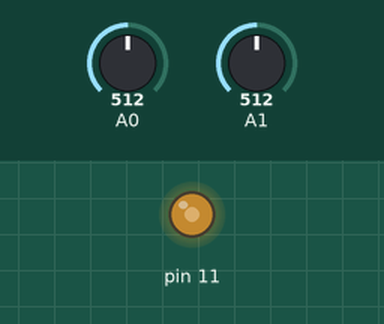
Recording of a sketch running on a simulated Arduino Uno, built with avr-gcc and run on an emulated ATmega328P. On the bench: output pins drawn as LEDs (lit = HIGH). The test bench sets the inputs (shaded band); at power-on: A1 = 512, A0 = 512.

Above: at 1.2 s.
1.3 s: A1 set to 0
At 2.3 s:
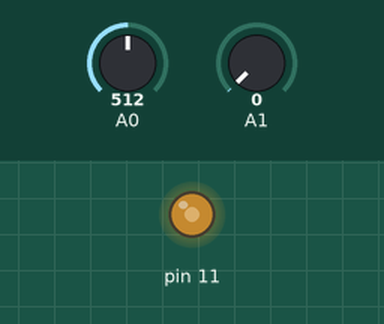
2.8 s: A1 set to 122
At 3.4 s:
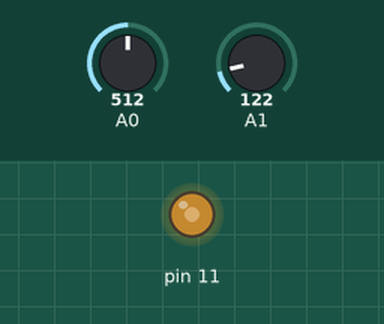
Timing chart, 0 to 5.8 s (numbered marks = the images above; inputs shaded):
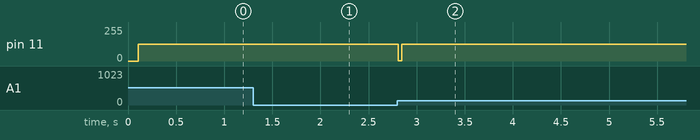

The sketch:

Labb2.ino
```cpp
/* Arduino Realtime Audio Processing
   2 ADC 8-Bit Mode
   analog input 0 is used to sample the audio signal
   analog input 1 is used to control an audio effect
   PWM DAC with Timer2 as analog output

   Original idea:
   KHM 2008 / Lab3/  Martin Nawrath nawrath@khm.de
   Kunsthochschule fuer Medien Koeln
   Academy of Media Arts Cologne

   Redeveloped by Niklas Rönnberg
   Linköping university
   For the course Ljudteknik 1
 */

// Inkludera math, för att kunna använda M_PI, round osv
#include <math.h>

// cbi betyder Clear Bit i I/O-registret och sätter specifik bit till 0
// sbi betyder Set Bit i I/O-registret och sätter specifik bit till 1
// Definiera cbi och sbi
#define cbi(sfr, bit) (_SFR_BYTE(sfr) &= ~_BV(bit))
#define sbi(sfr, bit) (_SFR_BYTE(sfr) |= _BV(bit))

// Definiera globala variabler som kommer att användas till delning av interruptservicen
boolean div32;
boolean div16;

// Definiera globala variabler
volatile boolean sampleFlag; // Sampleflaggan
volatile byte badc0; // Det samplade ljudvärdet, byte AD-konverterare kanal 0
volatile byte badc1; // Det samplade potentiometervärdet, kanal 1
volatile byte ibb; // Global interruptvariabel

int bufferIndex1; // Index i SRAM buffer
int bufferIndex2; // Alternativ index
int bufferIndex3; // Alternativ index

int soundSampleFromADC; // Variabel för att läsa samplevärde från ADCn
int soundSampleFromSramBuffer; // Variabel för att läsa samplevärde från SRAM buffer
byte sramBufferSampleValue; // sparat samplevärde i SRAM buffer

byte sramBuffer[512]; // SRAM buffer, "ljudminne", 8-bitar


// setup() är en funktion som körs en, och endast en gång, när Arduinot startas eller resetas. Den används för att initiera variabler, pinmodes etc. Void används då funktionen inte förväntas returnera något.
void setup()
{
  fillSramBufferWithWaveTable(); // Fyll SRAM-bufferten
  Serial.begin(57600);        // connect to the serial port
  // Atmega32 har tre register för ADC - ADCSRA , ADMUX and ADCW
  // Det är snabbare att manipulera portar och pinnar med AVR-kod
  // jämfört mot Arduinos digitalWrite()-funktion.

  // set adc prescaler to 64 for 19kHz sampling frequency
  // ADCSRA står för ADC Control and Status Register A
  cbi(ADCSRA, ADPS2);
  sbi(ADCSRA, ADPS1);
  sbi(ADCSRA, ADPS0);

  // ADMUX är lågnivåskontroll av analog-till-digital-konverterarna.
  // ADMUX är ett 8-bitars tal som innehåller ADCH-register
  // ADMUX står för ADC Multiplexer Selection Register
  sbi(ADMUX,ADLAR);  // 8-Bit ADC in ADCH Register
  sbi(ADMUX,REFS0);  // VCC Reference
  cbi(ADMUX,REFS1);
  cbi(ADMUX,MUX0);   // Set Input Multiplexer to Channel 0
  cbi(ADMUX,MUX1);
  cbi(ADMUX,MUX2);
  cbi(ADMUX,MUX3);

  // TCCRnA och TCCRnB är kontrollregister för timer/räknare
  // Timer2s PWM-mode sätts till fast PWM
  cbi(TCCR2A, COM2A0); // Toggle on Compare Match
  sbi(TCCR2A, COM2A1);
  sbi(TCCR2A, WGM20); // waveform generation mode
  sbi(TCCR2A, WGM21);
  cbi(TCCR2B, WGM22);

  // Timer2 Clock Prescaler to : 1
  sbi(TCCR2B, CS20);
  cbi(TCCR2B, CS21);
  cbi(TCCR2B, CS22);

  // Timer2 PWM Port Enable
  sbi(DDRB,3); // Sätt digitalpin 11 till PWM för att användas som analogutgång (OCR2A)

  cbi(TIMSK0,TOIE0); // Inaktiverar Timer0 Interrupt
  sbi(TIMSK2,TOIE2); // Aktiverar Timer2 Interrupt

  // Tilldela variabel soundSampleFromADC ett samplevärde från ADCn
  soundSampleFromADC = badc0;
}


// loop() är en funktion som körs om och om igen efter att Arduinot har startats och setup() har initierat Arduinot. Detta är huvudfunktionen och den körs så snabbt/ofta det går enligt klockfrekvensen i Arduinot. Normal klockfrekvens är 16MHz.
void loop()
{
  // Vänta på samplevärde från analog-till-digital-konverteraren
  // en samplingscykel 15625 KHz = 65 mikrosekunder
  while (!sampleFlag) {
  }

  sampleFlag = false;  // Sätt samplingsflaggan till false för att invänta nästa sample

  bufferIndex1 += badc1;
  bufferIndex2 += badc1 * 3;
  bufferIndex3 += badc1 * 6;

  bufferIndex1 %= 512;
  bufferIndex2 %= 512;
  bufferIndex3 %= 512;

  sramBufferSampleValue = sramBuffer[bufferIndex1];

  //Ackord?
  //sramBufferSampleValue = (sramBuffer[bufferIndex1] + sramBuffer[bufferIndex2] + sramBuffer[bufferIndex3])/3;

  //Serial.println(sramBufferSampleValue);

  OCR2A = sramBufferSampleValue;

}


// Funktion för att fylla SRAM buffern med en vågform
void fillSramBufferWithWaveTable(){

  float soundValue = 0;
  float soundValueDelta = (2.0 * M_PI) / sizeof(sramBuffer);
  float sinusSample;

  /* Puls, fyrkant
  for (int i = 0; i < 511; i++) {
    if ( i < 255) {
      soundValue = 192;
    }
    else{
      soundValue = 64;
    }
    sramBuffer[i] = soundValue;
  }
  */
  //Sågtand
  /*
  for (int i = 0; i <= 511; i++) {

    soundValue+=255.0/512.0;

    sramBuffer[i] = ceil(soundValue);
  }
  */
  /*
  //Triangelvåg
  for (int i = 0; i <= 511; i++) {
    if ( i <= 255) {
      soundValue=i;
    }
    else{
      soundValue=511-i;
    }
    sramBuffer[i] = ceil(soundValue);
  }
  */


  //Sinusvåg
  for (int i = 0; i <= 511; i++) {
    sinusSample = 127 * sin(soundValue) + 127;
    soundValue += soundValueDelta;
    sramBuffer[i] = sinusSample;
  }
  /*
  //Mix , fyrkant-triangel
  for (int i = 0; i <= 511; i++) {
    if ( i <= 255) {
      soundValue=(i+192.0)/2.0;
    }
    else{
      soundValue=(511.0-i+64.0)/2.0;
    }
    sramBuffer[i] = ceil(soundValue);
  }
  */

}


// Timer2, interruptservice 62.5 KHz
// Här samplas analogingång 0 (ljudingången) och analogingång 1 (potentiometern) 16Mhz / 256 / 2 / 2 = 15625 Hz
ISR(TIMER2_OVF_vect) {
  div32=!div32; // Dela timer2s frekvens med 2 till 31.25kHz genom att toggla div32 mellan 0 och 1 och gör bara något när div32 är 1
  if (div32){
    div16=!div16; //  Dela timer2 igen på samma sätt
    if (div16) {
    // Sampla kanal 0 och 1 varannan gång så att båda kanalerna samplas i 15.6kHz
      badc0 = ADCH; // Sampla ADC kanal 0
      sbi(ADMUX,MUX0); // Sätt multiplex till kanal 1 (med hjälp av sbi)
      sampleFlag = true; // Sätt samplingsflaggan till true då ljudet har samplats en gång
    }
    else
    {
      badc1 = ADCH; // Sampla ADC kanal 1
      cbi(ADMUX,MUX0); // Sätt multiplex till kanal 0 (med hjälp av cbi)
    }
    ibb++; // Kort fördröjning innan nästa conversion
    ibb--;
    ibb++;
    ibb--;
    sbi(ADCSRA,ADSC); // Starta nästa conversion
  }
}
```

Measured:
- after the input at 1.3 s, pin 11: 125/255 → 126/255 after 0.05 s
- after the input at 2.8 s, pin 11: 126/255 → 124/255 at once
